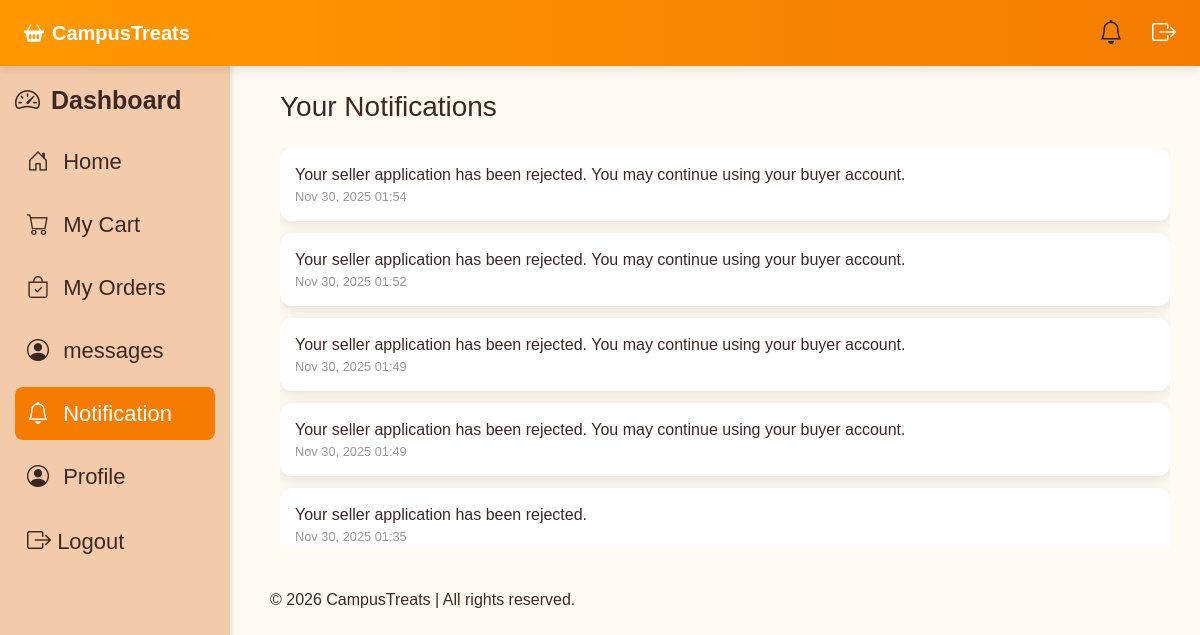
The page /php/buyer_notifications.php (signed in) on the database its author committed.
### tables this page shows
CREATE TABLE `notifications` (
  `notification_id` int(11) NOT NULL,
  `user_id` int(11) NOT NULL,
  `type` enum('buyer','seller') NOT NULL,
  `message` varchar(255) NOT NULL,
  `is_read` tinyint(1) DEFAULT 0,
  `created_at` timestamp NOT NULL DEFAULT current_timestamp()
);

### php/buyer_notifications.php (the view, shortened to what this page needs)
<?php
$buyer_id = $_SESSION['user_id'];
try {
    $conn = new PDO("mysql:host=localhost;dbname=camptreats", "root", "");
    $conn->setAttribute(PDO::ATTR_ERRMODE, PDO::ERRMODE_EXCEPTION);
    $stmt = $conn->prepare("
        SELECT notification_id, message, created_at, is_read
        FROM notifications
        WHERE user_id = ?
        ORDER BY created_at DESC
    ");
    $stmt->execute([$buyer_id]);
    $notifications = $stmt->fetchAll(PDO::FETCH_ASSOC);
} catch (PDOException $e) {
    die("DB Error: ".$e->getMessage());
}
?>
<!DOCTYPE html>
<html lang="en">
<head>
<link rel="stylesheet" href="../bootstrap/css/bootstrap.min.css">
<link rel="stylesheet" href="../bootstrap-icons/bootstrap-icons.css">
</head>
<body>
<nav class="navbar navbar-expand-lg fixed-top">
  <div class="container-fluid px-4">
    <a class="navbar-brand" href="#"><i class="bi bi-basket2-fill me-2"></i>CampusTreats</a>
    <div class="d-flex align-items-center">
      <div class="dropdown ms-3">
        <button id="notifDropdown" class="btn position-relative" type="button" data-bs-toggle="dropdown">
    <i class="bi bi-bell fs-4"></i>
</button>
      </div>
      <a href="logout.php" class="nav-link ms-3"><i class="bi bi-box-arrow-right fs-4"></i></a>
    </div>
</nav>
<div class="sidebar">
  <h5><i class="bi bi-speedometer2 me-1"></i> Dashboard</h5>
  <a href="buyer_dashboard.php"><i class="bi bi-house-door me-2"></i> Home</a>
  <a href="cart.php"><i class="bi bi-cart me-2"></i> My Cart</a>
  <a href="buyers_order.php"><i class="bi bi-bag-check me-2"></i> My Orders</a>
  <a href="buyer_messages.php"><i class="bi bi-person-circle me-2"></i> messages</a>
  <a href="buyer_notifications.php" class="active"><i class="bi bi-bell me-2"></i> Notification</a>
  <a href="profile.php"><i class="bi bi-person-circle me-2"></i> Profile</a>
  <a href="logout.php"><i class="bi bi-box-arrow-right fs-4"></i> Logout</a>
</div>
<div class="main-content">
  <h3 class="mb-4">Your Notifications</h3>
  <?php if(empty($notifications)): ?>
      <p class="text-muted">No notifications yet.</p>
  <?php else: ?>
      <div class="notifications-container" style="max-height:400px; overflow-y:auto;">
      <?php foreach($notifications as $n): ?>
          <div class="notification-card <?= $n['is_read']==0 ? 'unread' : '' ?>">
              <div>
                  <div><?= htmlspecialchars($n['message']) ?></div>
                  <div class="notification-date"><?= date("M d, Y H:i", strtotime($n['created_at'])) ?></div>
              </div>
          </div>
      <?php endforeach; ?>
      </div>
  <?php endif; ?>
</div>
<footer style="margin-left:250px; padding:20px;">&copy; <?= date("Y") ?> CampusTreats | All rights reserved.</footer>
</body>
</html>

### php/buyer_notifications.php (style rules this page uses)
body { background-color: #fffaf2; font-family: 'Poppins', sans-serif; color: #3E2723; margin:0; padding-top:70px; }
.navbar { background: linear-gradient(90deg, #ff9800, #f57c00); box-shadow: 0 4px 10px rgba(0,0,0,0.1); }
.navbar-brand { font-weight:700; color:#fff !important; }
.nav-link { color:#fff !important; font-weight:500; }
.sidebar { position: fixed; top:60px; left:0; width:230px; height:100%; background-color:#f4cbaa; padding:25px 15px; box-shadow:2px 0 6px rgba(0,0,0,0.1); }
.sidebar h5 { font-weight:600; font-size:25px; margin-bottom:20px; }
.sidebar a { display:block; padding:10px 12px; border-radius:8px; color:#3E2723; margin-bottom:10px; text-decoration:none; transition: all 0.3s ease; font-weight:500; font-size:22px; }
.main-content { margin-left:250px; padding:20px 30px; max-width:95%; }
.notification-card { background:#fff; padding:15px; margin-bottom:12px; border-radius:12px; box-shadow:0 4px 14px rgba(0,0,0,0.1); transition:0.3s; display:flex; justify-content:space-between; align-items:center; }
.notification-date { font-size:0.8rem; color:#999; }
:root { --primary1: #ff9800; --primary2: #f57c00; --bg: #fffaf2; --text: #3E2723; }
.sidebar a.active { background: var(--primary2); color:#fff; }

### rows shown on the page
notifications: message "Your seller application has been rejected. You may continue using your buyer account.", created_at "Nov 30, 2025 01:54"
notifications: message "Your seller application has been rejected. You may continue using your buyer account.", created_at "Nov 30, 2025 01:52"
notifications: message "Your seller application has been rejected. You may continue using your buyer account.", created_at "Nov 30, 2025 01:49"
notifications: message "Your seller application has been rejected. You may continue using your buyer account.", created_at "Nov 30, 2025 01:49"
notifications: message "Your seller application has been rejected.", created_at "Nov 30, 2025 01:35"
